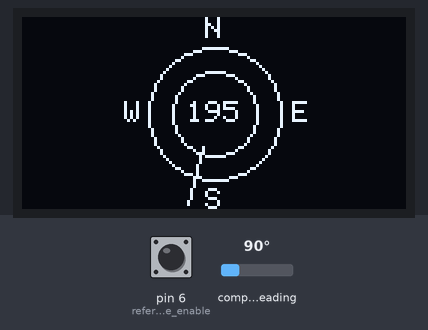
Recording of a sketch running on a simulated Arduino Uno, built with avr-gcc and run on an emulated ATmega328P. On the bench: 128×64 one-colour display. The inputs (shaded band) are chosen by the test bench; at power-on: compass heading 90°, pin 6 (reference_enable) HIGH. No radio packets arrive unless stated; what the sketch prints to the serial monitor is not drawn.

Above: at 1.2 s.
1.3 s: compass heading set to 7°
At 2.6 s:
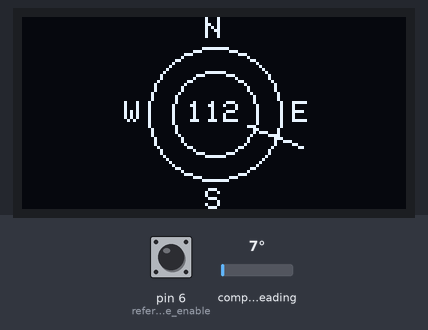
2.9 s: compass heading set to 180°
At 4.1 s:
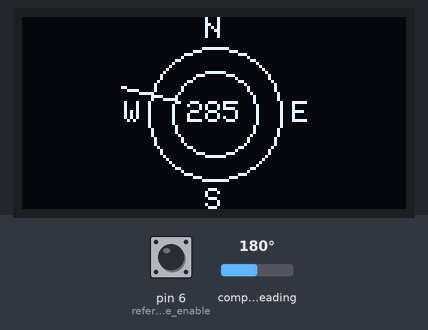
4.6 s: compass heading set to 269°
At 5.3 s:
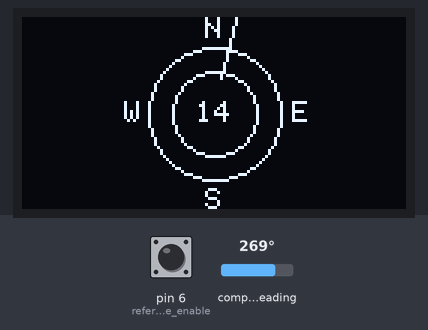
Timing chart, 0 to 7.6 s (numbered marks = the images above; inputs shaded):
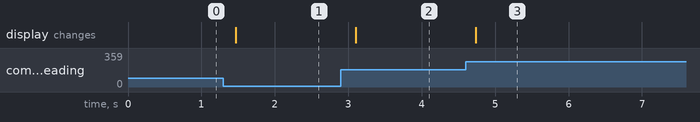

Measured:
- after the input at 1.3 s, the display: changes after 0.17 s (image 1)
- after the input at 2.9 s, the display: changes after 0.20 s (image 2)
- after the input at 4.6 s, the display: changes after 0.14 s (image 3)

The sketch:

Compass2020.ino
```cpp
#include <Adafruit_SSD1306.h>
#include <QMC5883LCompass.h>
#include <math.h>
#include <EEPROM.h>
//#include <nRF24L01.h>
#include <RF24.h>
//#include <RF24_config.h>
#include <SPI.h>

#define WIDTH 128
#define HEIGHT 64
#define OLED_RESET 4

// -----------------------------------------------------------------
// BLUETOOTH
const int pinCE = 9;
const int pinCSN = 10;
RF24 radio(pinCE, pinCSN);

// Single radio pipe address for the 2 nodes to communicate.
const uint64_t pipe = 0xE8E8F0F0E1LL;
long data;
// -----------------------------------------------------------------

QMC5883LCompass compass;
Adafruit_SSD1306 oled(WIDTH,HEIGHT,&Wire,OLED_RESET);
const int TEXTW_PIXELS=6;
const int TEXTH_PIXELS=8;
const int TEXT_SIZE=1;
const int HALF_W=WIDTH/2;
const int HALF_H=HEIGHT/2;
//Pin to know if the user wants a new reference point;
int reference_enable = 6;
int azimuth, ref=0;
float pixelW,pixelH,x,y;

void display(int degree);
void cardinal(void);
void deg(int orientation);
void reference_set(void);

void setup() {
  pinMode(reference_enable,INPUT);
  Serial.begin(9600);
  radio.begin();
  radio.openWritingPipe(pipe);
  Wire.begin();
  oled.begin(SSD1306_SWITCHCAPVCC,0x3c);
  oled.setTextColor(WHITE);
  oled.dim(false);
  compass.init();
  if(digitalRead(reference_enable)==LOW)
  {
    reference_set();
  }
  else{
    ref=EEPROM.read(0);
  }
}

void loop() {
  // Read compass values
  compass.read();
  // Return Azimuth reading
  azimuth = compass.getAzimuth()-ref;
  if(azimuth<0)
  {
      azimuth=azimuth+360;
  }
  //azimuth= azimuth < 0 ? 360 + azimuth : azimuth;
  Serial.print("A: ");
  Serial.print(azimuth);
  Serial.println();
  display(azimuth);
}

void display(int degree){
  oled.clearDisplay();
  cardinal();
  deg(degree);
  x=cos((M_PI*degree)/180);
  y=sin((M_PI*degree)/180);
  oled.drawLine(HALF_W+(((TEXTW_PIXELS*1.5)+3)*y),HALF_H-(((TEXTW_PIXELS*1.5)+3)*x),HALF_W+((HALF_H)*y),HALF_H-((HALF_H)*x),WHITE);
  oled.drawCircle(HALF_W, HALF_H, HALF_H-10, WHITE);
  oled.drawCircle(HALF_W, HALF_H, (TEXTW_PIXELS*1.5)+5, WHITE);
  oled.display();
  delay(200);
}

void cardinal(void){
    oled.setTextSize(TEXT_SIZE);
    oled.setCursor(HALF_W-(TEXTW_PIXELS/2),0);
    oled.print("N");
    oled.setCursor(HALF_W-(TEXTW_PIXELS/2),HEIGHT-TEXTH_PIXELS+1);
    oled.print("S");
    oled.setCursor(HALF_W-HALF_H+8-TEXTW_PIXELS,HALF_H-(TEXTH_PIXELS/2));
    oled.print("W");
    oled.setCursor(HALF_W+HALF_H-12+TEXTW_PIXELS,HALF_H-(TEXTH_PIXELS/2));
    oled.print("E");
}

void deg(int orientation){
  pixelH = 0.5*TEXTH_PIXELS;
  if (orientation>=100)
  {
      pixelW = 0.5*3*TEXTW_PIXELS;
  }
  else if (orientation>=10)
  {
      pixelW = TEXTW_PIXELS;
  }
  else
  {
      pixelW = 0.5*TEXTW_PIXELS;
  }
  oled.setCursor(HALF_W-pixelW,HALF_H-pixelH);
  oled.setTextSize(TEXT_SIZE);
  oled.print(orientation);
}

void reference_set(void)
{
    oled.setTextSize(3);
    oled.setTextColor(WHITE);
    for(int iter=3;iter>0;iter--)
    {
      oled.clearDisplay();
      oled.setCursor(HALF_W-(0.5*3*pixelW),HALF_H-(0.5*3*pixelH));
      oled.print(iter);
      oled.display();
      delay(1000);
    }
    compass.read();
    ref = compass.getAzimuth();
   //EEPROM.write(0,(int)ref);
    radio.write(&ref, sizeof ref);
    delay(1000);
    Serial.println("La referencia se definio en:");
    Serial.println(ref);
}
```
